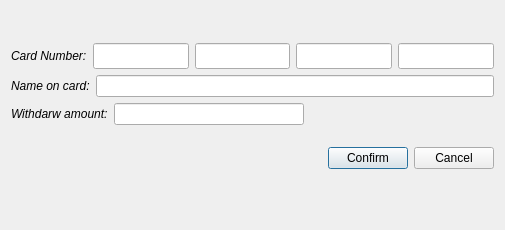
<?xml version="1.0" encoding="UTF-8"?>
<ui version="4.0">
 <class>Costumer_Withdraw</class>
 <widget class="QDialog" name="Costumer_Withdraw">
  <property name="geometry">
   <rect>
    <x>0</x>
    <y>0</y>
    <width>505</width>
    <height>230</height>
   </rect>
  </property>
  <property name="windowTitle">
   <string>Dialog</string>
  </property>
  <layout class="QGridLayout" name="gridLayout">
   <item row="0" column="0">
    <layout class="QVBoxLayout" name="verticalLayout">
     <item>
      <layout class="QHBoxLayout" name="horizontalLayout">
       <item>
        <widget class="QLabel" name="label">
         <property name="font">
          <font>
           <family>Tahoma</family>
          </font>
         </property>
         <property name="text">
          <string>&lt;html&gt;&lt;head/&gt;&lt;body&gt;&lt;p&gt;&lt;span style=&quot; font-style:italic;&quot;&gt;Card Number:&lt;/span&gt;&lt;/p&gt;&lt;/body&gt;&lt;/html&gt;</string>
         </property>
        </widget>
       </item>
       <item>
        <widget class="QLineEdit" name="lineEdit_first4_4">
         <property name="font">
          <font>
           <family>Tahoma</family>
           <pointsize>11</pointsize>
          </font>
         </property>
        </widget>
       </item>
       <item>
        <widget class="QLineEdit" name="lineEdit_first4_3">
         <property name="font">
          <font>
           <family>Tahoma</family>
           <pointsize>11</pointsize>
          </font>
         </property>
        </widget>
       </item>
       <item>
        <widget class="QLineEdit" name="lineEdit_first4">
         <property name="font">
          <font>
           <family>Tahoma</family>
           <pointsize>11</pointsize>
          </font>
         </property>
        </widget>
       </item>
       <item>
        <widget class="QLineEdit" name="lineEdit_first4_2">
         <property name="font">
          <font>
           <family>Tahoma</family>
           <pointsize>11</pointsize>
          </font>
         </property>
        </widget>
       </item>
      </layout>
     </item>
     <item>
      <layout class="QHBoxLayout" name="horizontalLayout_2">
       <item>
        <widget class="QLabel" name="label_2">
         <property name="font">
          <font>
           <family>Tahoma</family>
          </font>
         </property>
         <property name="text">
          <string>&lt;html&gt;&lt;head/&gt;&lt;body&gt;&lt;p&gt;&lt;span style=&quot; font-style:italic;&quot;&gt;Name on card:&lt;/span&gt;&lt;/p&gt;&lt;/body&gt;&lt;/html&gt;</string>
         </property>
        </widget>
       </item>
       <item>
        <widget class="QLineEdit" name="lineEdit"/>
       </item>
      </layout>
     </item>
     <item>
      <layout class="QHBoxLayout" name="horizontalLayout_4">
       <item>
        <widget class="QLabel" name="label_3">
         <property name="font">
          <font>
           <family>Tahoma</family>
          </font>
         </property>
         <property name="text">
          <string>&lt;html&gt;&lt;head/&gt;&lt;body&gt;&lt;p&gt;&lt;span style=&quot; font-style:italic;&quot;&gt;Withdarw amount:&lt;/span&gt;&lt;/p&gt;&lt;/body&gt;&lt;/html&gt;</string>
         </property>
        </widget>
       </item>
       <item>
        <widget class="QLineEdit" name="lineEdit_amout"/>
       </item>
       <item>
        <spacer name="horizontalSpacer_2">
         <property name="orientation">
          <enum>Qt::Horizontal</enum>
         </property>
         <property name="sizeHint" stdset="0">
          <size>
           <width>40</width>
           <height>20</height>
          </size>
         </property>
        </spacer>
       </item>
      </layout>
     </item>
     <item>
      <layout class="QHBoxLayout" name="horizontalLayout_3">
       <item>
        <spacer name="horizontalSpacer">
         <property name="orientation">
          <enum>Qt::Horizontal</enum>
         </property>
         <property name="sizeHint" stdset="0">
          <size>
           <width>40</width>
           <height>20</height>
          </size>
         </property>
        </spacer>
       </item>
       <item>
        <widget class="QLabel" name="loaderGIF">
         <property name="minimumSize">
          <size>
           <width>55</width>
           <height>55</height>
          </size>
         </property>
         <property name="maximumSize">
          <size>
           <width>55</width>
           <height>55</height>
          </size>
         </property>
         <property name="text">
          <string/>
         </property>
        </widget>
       </item>
       <item>
        <widget class="QPushButton" name="pushButton_confirm">
         <property name="cursor">
          <cursorShape>PointingHandCursor</cursorShape>
         </property>
         <property name="text">
          <string>Confirm</string>
         </property>
        </widget>
       </item>
       <item>
        <widget class="QPushButton" name="pushButton_cancel">
         <property name="cursor">
          <cursorShape>PointingHandCursor</cursorShape>
         </property>
         <property name="text">
          <string>Cancel</string>
         </property>
        </widget>
       </item>
      </layout>
     </item>
    </layout>
   </item>
  </layout>
 </widget>
 <resources/>
 <connections/>
</ui>
